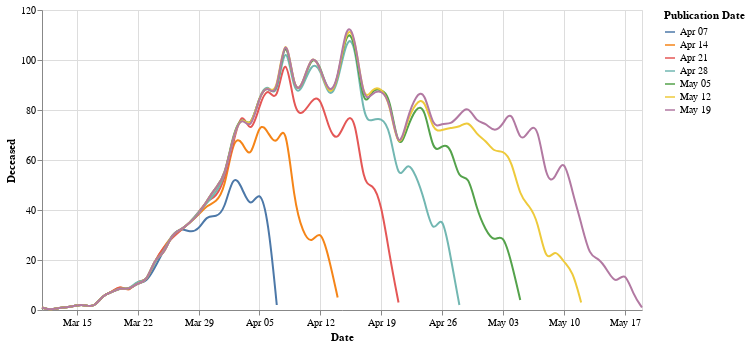

The cell this chart's notebook holds for it:
### Markdown cell above
# Work in progress
Experimental stuff

### Code cell
df = fhm_data[fhm_data['date'] > '2020-03-10']
# Only show weekly publication dates based on latest publication date
df = df[df.publication_date.dt.dayofweek == fhm_data['publication_date'].max().weekday()]

alt.Chart(df, width=600).mark_line(interpolate='basis').encode(
    x=alt.X('date', title="Date"),
    y=alt.Y('N', title="Deceased"),
    color=alt.Color('monthdate(publication_date):N', title="Publication Date")
)

### Figure 1 — Vega-Lite specification as saved in the notebook (floating-point values rounded to 4 significant figures; data arrays with more than 128 entries replaced by an {"elided": "..."} marker saying what was removed)
{"config": {"view": {"continuousWidth": 400, "continuousHeight": 300}}, "data": {"name": "data-d0d2070ca2b7dae2ce3b922e9aadf5ac"}, "mark": {"type": "line", "interpolate": "basis"}, "encoding": {"color": {"type": "nominal", "field": "publication_date", "timeUnit": "monthdate", "title": "Publication Date"}, "x": {"type": "temporal", "field": "date", "title": "Date"}, "y": {"type": "quantitative", "field": "N", "title": "Deceased"}}, "width": 600, "$schema": "https://vega.github.io/schema/vega-lite/v4.8.1.json", "datasets": {"data-d0d2070ca2b7dae2ce3b922e9aadf5ac": {"elided": "343 records"}}}
